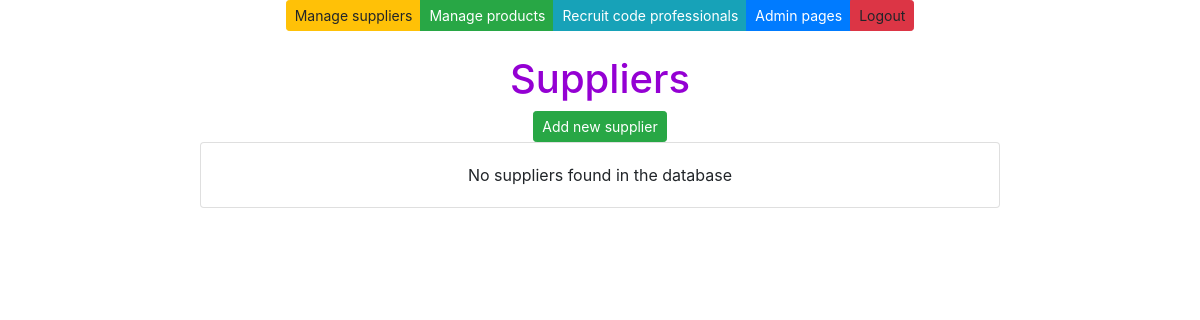
The app's page /suppliers/, older data.
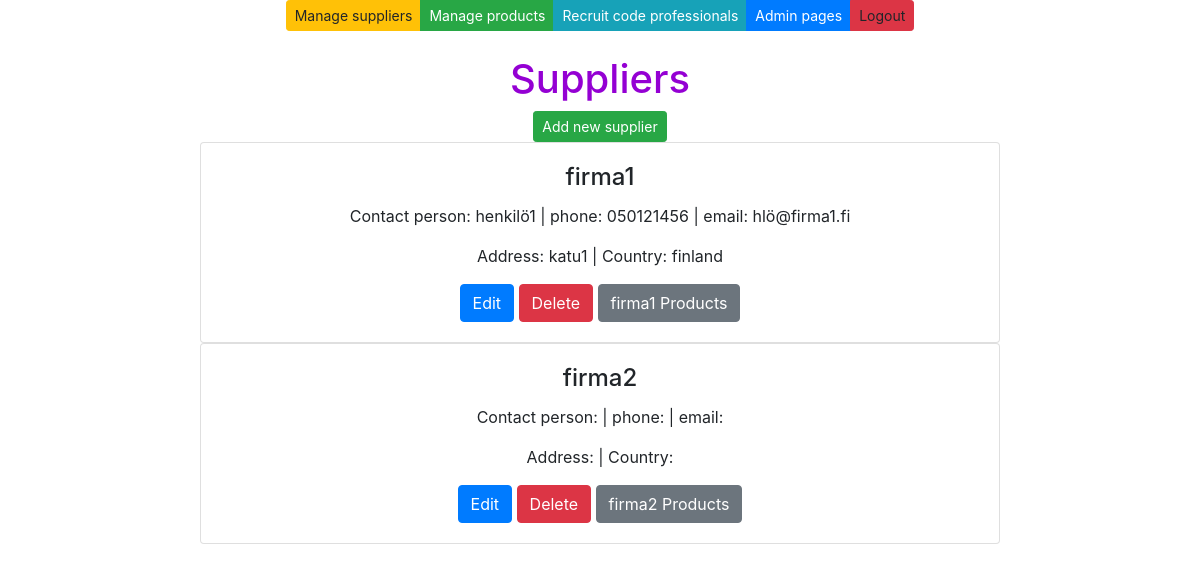
The same page, newer data.
### app/models.py (models this page shows, shortened)
class Supplier(models.Model):
    companyname = models.CharField(max_length = 50, default="firma")
    contactname = models.CharField(max_length = 50, default="firma")
    address = models.CharField(max_length = 100, default="firma")
    phone = models.CharField(max_length = 20, default="firma")
    email = models.CharField(max_length = 50, default="firma")
    country = models.CharField(max_length = 50, default="firma")

### app/views.py (the view)
# urls.py: path('suppliers/', supplierlistview),
def supplierlistview(request):
    supplierlist = Supplier.objects.all()
    context = {'suppliers': supplierlist}
    return render (request,"supplierlist.html",context)

### app/templates/supplierlist.html (shortened to what this page needs)
{% extends 'index.html'%} {% block content %}
<br />
<br />
<h1 style="color: darkviolet">Suppliers</h1>
<button id="add-btn" class="btn btn-success btn-sm" onclick="showaddform()">
  Add new supplier
</button>
{% for s in suppliers%}
<div class="card" style="max-width: 50rem">
  <div class="card-body">
    <h4 class="card-title">{{s.companyname}}</h4>
    <p class="card-text">
      Contact person: {{s.contactname}} | phone: {{s.phone}} | email:
      {{s.email}}
    </p>
    <p class="card-text">Address: {{s.address}} | Country: {{s.country}}</p>
    <a href="/edit-supplier-get/{{s.id}}/" class="btn btn-primary">Edit</a>
    <a href="/confirm-delete-supplier/{{s.id}}/" class="btn btn-danger"
      >Delete</a
    >
    <a href="/products-by-supplier/{{s.id}}/" class="btn btn-secondary"
      >{{s.companyname}} Products</a
    >
  </div>
</div>
{% empty %}
<div class="card" style="width: 50rem">
  <div class="card-body">
    <p class="card-text">No suppliers found in the database</p>
  </div>
</div>
{%endfor%}
{% endblock %}

Row changes from the older to the newer data that the page shows:
added Supplier: companyname "firma1", contactname "henkilö1", phone "050121456", email "hlö@firma1.fi", address "katu1", country "finland"
added Supplier: companyname "firma2"
Text that changed along with them:
text no longer shown: "No suppliers found in the database"
